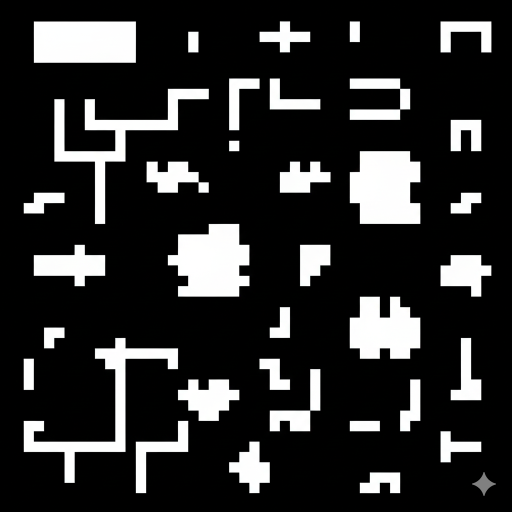
#> input picture gemini.png, 1024 x 1024 px (shown at 1/2 size)
$ python main.py
#> lines starting #> are read from the running program, lines starting #| are printed output that depends on the picture; after the words box and inside, x2 and y2 are one past the last pixel; in counts of white or black regions, pixels touching at a corner belong together
### image.py
import cv2
import numpy as np

def image_to_binary_grid(image_path):

#> called with image_path = 'gemini.png'
    img = cv2.imread(image_path, cv2.IMREAD_GRAYSCALE)
#> img: shape (1024, 1024); min 0, max 255, mean 45.2


    img = cv2.resize(img,(512,512))
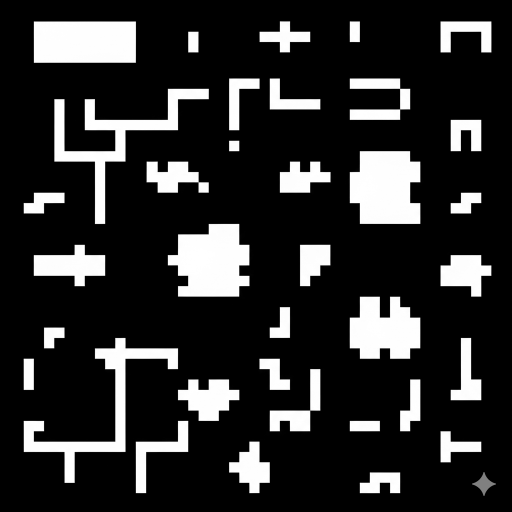
#> img: shape (512, 512); min 0, max 255, mean 45.3


    _, binary = cv2.threshold(img, 127, 255, cv2.THRESH_BINARY)
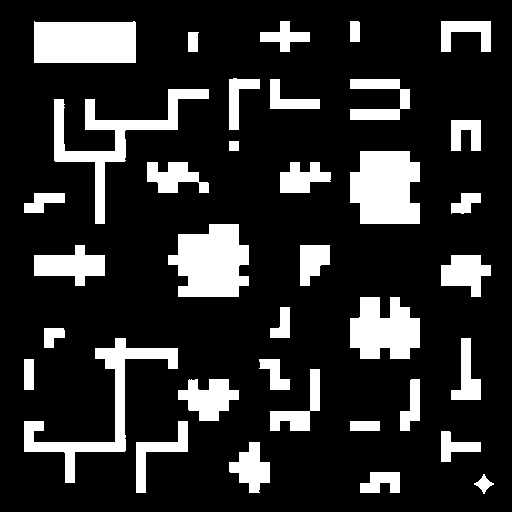
#> binary: shape (512, 512); 17.7% white; 36 white regions, largest, box (x1, y1, x2, y2) and area: (168, 224, 249, 297) 4444, (350, 151, 420, 224) 4370, (34, 21, 136, 63) 4185


    grid = np.where(binary == 255, 0, 1)

    return grid


### AN.py

import queue
import math
import time

def hn(x,y,X,Y):
     return math.sqrt((X - x)**2 + (Y - y)**2)
def findpath(matrix,start,goal):
    n=len(matrix)
#> n = 512
    m=len(matrix[0])
#> m = 512
    maxint=1000000
    path=[]
    parent=[]

    for i in range(n):
         list=[]
         temp=[]
         for j in range(m):
              list.append(maxint)
              temp.append([-1,-1])
         path.append(list)
         parent.append(temp)

    q=queue.PriorityQueue()

    q.put([0,start[0],start[1],0])
    path[start[0]][start[1]]=0
    while(q.empty()==False):

          a=q.get()
          x=a[1]
          y=a[2]
          dist=a[3]


          if(y+1 < m and (path[x][y+1] > dist+1) and matrix[x][y+1] != 0):
                parent[x][y+1] = [x, y]
                path[x][y+1] = dist+1
                h = hn(x, y+1, goal[0], goal[1])
                q.put([h+dist+1, x, y+1, dist+1])


          if(x+1 < n and (path[x+1][y] > dist+1) and matrix[x+1][y] != 0):
               parent[x+1][y] = [x, y]
               path[x+1][y] = dist+1
               h = hn(x+1, y, goal[0], goal[1])
               q.put([h+dist+1, x+1, y, dist+1])


          if(y-1 >= 0 and (path[x][y-1] > dist+1) and matrix[x][y-1] != 0):
               parent[x][y-1] = [x, y]
               path[x][y-1] = dist+1
               h = hn(x, y-1, goal[0], goal[1])
               q.put([h+dist+1, x, y-1, dist+1])


          if(x-1 >= 0 and (path[x-1][y] > dist+1) and matrix[x-1][y] != 0):
               parent[x-1][y] = [x, y]
               path[x-1][y] = dist+1
               h = hn(x-1, y, goal[0], goal[1])
               q.put([h+dist+1, x-1, y, dist+1])


          if(x+1 < n and y+1 < m and (path[x+1][y+1] > dist+math.sqrt(2)) and matrix[x+1][y+1] != 0):
               parent[x+1][y+1] = [x, y]
               path[x+1][y+1] = dist+math.sqrt(2)
               h = hn(x+1, y+1, goal[0], goal[1])
               q.put([h+dist+math.sqrt(2), x+1, y+1, dist+math.sqrt(2)])


          if(x+1 < n and y-1 >= 0 and (path[x+1][y-1] > dist+math.sqrt(2)) and matrix[x+1][y-1] != 0):
               parent[x+1][y-1] = [x, y]
               path[x+1][y-1] = dist+math.sqrt(2)
               h = hn(x+1, y-1, goal[0], goal[1])
               q.put([h+dist+math.sqrt(2), x+1, y-1, dist+math.sqrt(2)])


          if(x-1 >= 0 and y-1 >= 0 and (path[x-1][y-1] > dist+math.sqrt(2)) and matrix[x-1][y-1] != 0):
               parent[x-1][y-1] = [x, y]
               path[x-1][y-1] = dist+math.sqrt(2)
               h = hn(x-1, y-1, goal[0], goal[1])
               q.put([h+dist+math.sqrt(2), x-1, y-1, dist+math.sqrt(2)])


          if(x-1 >= 0 and y+1 < m and (path[x-1][y+1] > dist+math.sqrt(2)) and matrix[x-1][y+1] != 0):
               parent[x-1][y+1] = [x, y]
               path[x-1][y+1] = dist+math.sqrt(2)
               h = hn(x-1, y+1, goal[0], goal[1])
               q.put([h+dist+math.sqrt(2), x-1, y+1, dist+math.sqrt(2)])
#> after the loop, parent = 512 items; path = 512 items


    ans=[]
    count=0

    while(True):
         ans.append(goal)
         count+=1
         goal=parent[goal[0]][goal[1]]
         if(goal[0]==-1):
              break
#> this loop made 630 passes
#> goal on passes 1 to 3: [499, 499], [499, 498], [499, 497]
#> after the loop, ans = 630 pairs, first value 0 to 500, second value 0 to 500; count = 630; goal = [-1, -1]
    print(count)
#| 630
    return ans

### grid.py
import numpy as np
import cv2

def grid_to_image(grid):
    h, w = grid.shape
    image = np.zeros((h, w, 3), dtype=np.uint8)  # RGB image

    # Map values to colors
    for i in range(h):
        for j in range(w):
            if grid[i, j] == 0:
                image[i, j] = [255, 255, 255]  # White
            elif grid[i, j] == 1:
                image[i, j] = [0, 0, 0]        # Black
            elif grid[i, j] == 2:
                image[i, j] = [0, 0, 255]      # Red (in BGR for OpenCV)

    return image

### main.py

import image
import grid
import cv2
import AN
import numpy as np
import time
mygrid=image.image_to_binary_grid('gemini.png')


np.savetxt("binary_grid.txt", mygrid, fmt='%d', delimiter='')

start=[0,0]
goal=[500,500]
start_time=time.time()
ans=AN.findpath(mygrid,start,goal)
end_time=time.time()

xp=-2
yp=-2
turns=0
for i in range(0,len(ans)):
    mygrid[ans[i][0]][ans[i][1]]=2
    p=ans[i][0]
    q=ans[i][1]

    if(i-1>0):
        r=ans[i-1][0]
        s=ans[i-1][1]
        if(i-1>0 and (r-p!=xp or s-q!=yp)):
            turns+=1
            xp=r-p
            yp=s-q
#> this loop made 630 passes
#> (p, q, r, s, xp) on passes 3, 5, 6, 7, 8, 9, 10, 11, 12, 14, 15, 19: (499, 498, 499, 499, 0), (498, 496, 499, 497, 1), (498, 495, 498, 496, 0), (497, 494, 498, 495, 1), (497, 493, 497, 494, 0), (496, 492, 497, 493, 1), (496, 491, 496, 492, 0), (495, 490, 496, 491, 1), (495, 489, 495, 490, 0), (494, 487, 495, 488, 1), (494, 486, 494, 487, 0), (493, 482, 494, 483, 1)
#> (p, q, r, s) on passes 4, 13, 16, 17, 18, 20: (499, 497, 499, 498), (495, 488, 495, 489), (494, 485, 494, 486), (494, 484, 494, 485), (494, 483, 494, 484), (492, 481, 493, 482)
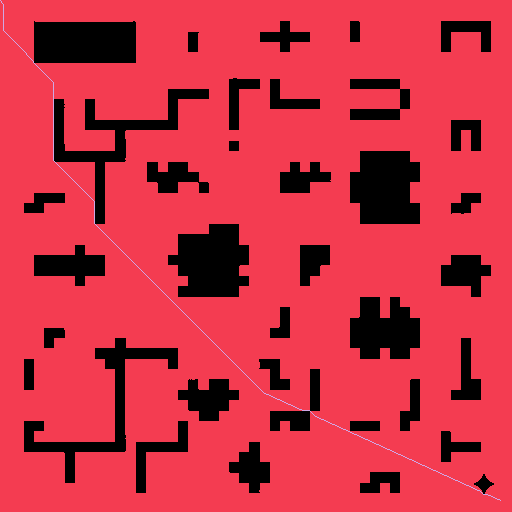
#> mygrid: shape (512, 512) int64; 3 distinct labels, from 0 to 2; one colour per label, 0 black


img=grid.grid_to_image(mygrid)
print(end_time-start_time)
print(turns)
#| 210
cv2.imwrite("grid_image.png", img)

$ run again, with 12.png copied over gemini.png
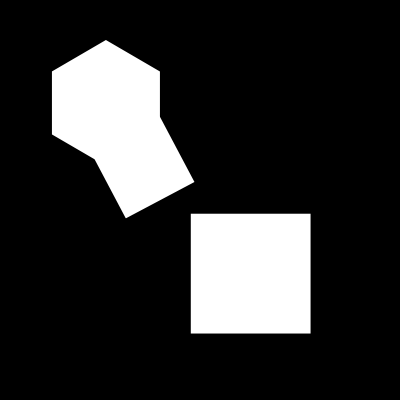
#> input picture 12.png, 400 x 400 px
#> in image_to_binary_grid, img is the input picture: shape (400, 400); min 0, max 255, mean 46.3
#> img: shape (512, 512)
#> in image_to_binary_grid, `_, binary = cv2.threshold(img, 127, 255, cv2.THRESH_BINARY)`:
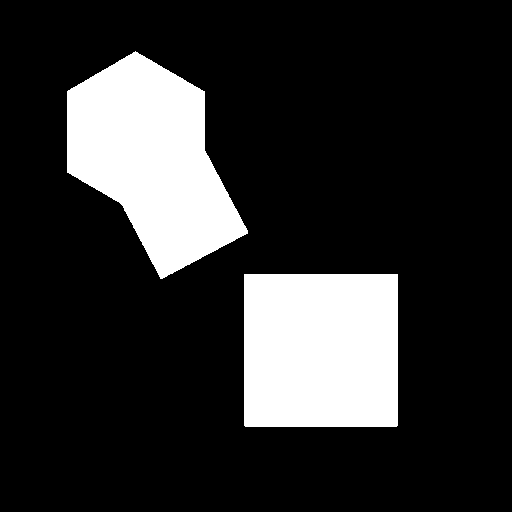
#> binary: shape (512, 512); 18.2% white; 2 white regions, box (x1, y1, x2, y2) and area: (67, 51, 248, 279) 24104, (244, 274, 398, 427) 23560
#> n = 512
#> after the loop in findpath, `while(q.empty()==False):`: parent = 512 items
#> the loop in findpath, `while(True):` made 625 passes
#> goal on passes 1 to 3: [499, 499], [498, 499], [497, 499]
#> after the loop in findpath, `while(True):`: ans = 625 pairs, first value 0 to 500, second value 0 to 500; count = 625; goal = [-1, -1]
#| 625
#> the loop `for i in range(0,len(ans)):` made 625 passes
#> (p, q, r, s, yp) on passes 3, 5, 6, 7, 8, 9, 10, 11: (498, 499, 499, 499, 0), (496, 498, 497, 499, 1), (495, 498, 496, 498, 0), (494, 497, 495, 498, 1), (493, 497, 494, 497, 0), (492, 496, 493, 497, 1), (491, 496, 492, 496, 0), (490, 495, 491, 496, 1)
#> after the loop `for i in range(0,len(ans)):`:
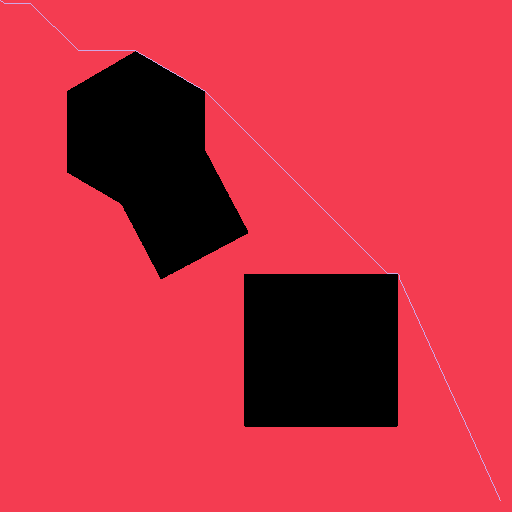
#> mygrid: shape (512, 512) int64; 3 distinct labels, from 0 to 2; one colour per label, 0 black
#| 270
